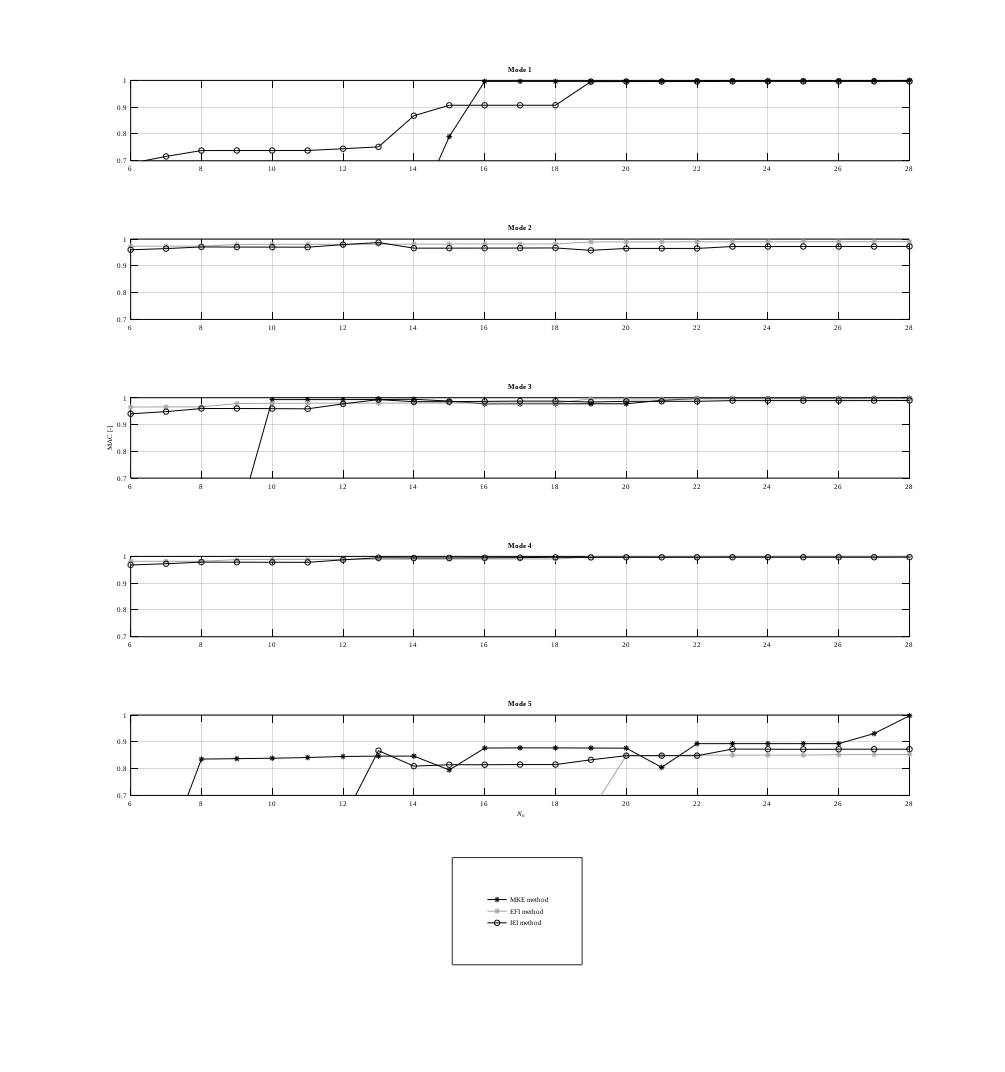
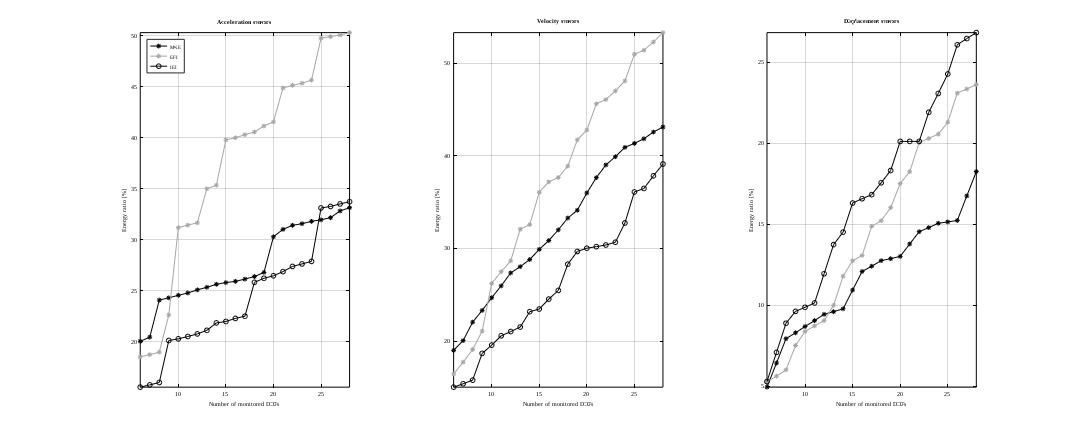
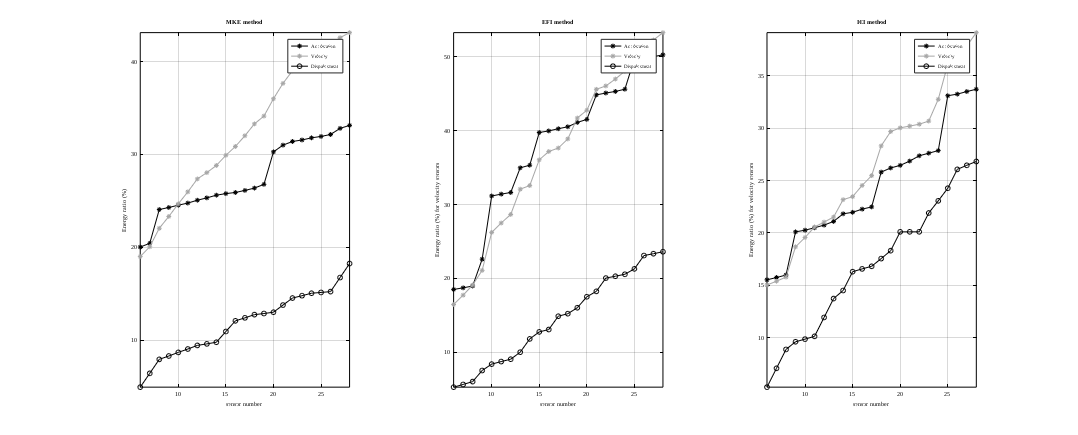

The MATLAB source for these figures, in order: (Note: this script raises an error after producing the figures.)
%% PLOTS THE PARETOFRONT FOR DIFFERENT OSP METRICS
% Implemented for dispersion metric (accel, vel and disp), MAC and IEI
% metric

%%%%%%%%%%%%%%%%%%%%%%%%%%%%%
%
% Author: C. Leyder
% Last Update: 10.12.2018
% ETH Zurich
% Copyright 2018 C. Leyder

clearvars
close all
clc
grey=[0.65 0.65 0.65];
Fontsize=7;
Width_fig=15;
Height_fig=16;
blueETH=[0.122 0.251 0.478];
Linewidth=1.0;
% Default options for plotting
set(0,'defaulttextinterpreter','none');
set(0,'defaultAxesFontName', 'Times New Roman')
set(0,'defaultTextFontName', 'Times New Roman')
set(0,'defaultAxesFontSize',Fontsize);
set(0,'defaultTextFontSize',Fontsize);
set(0,{'DefaultAxesXColor','DefaultAxesYColor','DefaultAxesZColor'},{'k','k','k'})

load MetricsDispAcc Metrics %load dispersion metrics for acceleration sensors (generated with dispersion/runpadOSP.m)

MetricsN=Metrics;

load MetricsDispVel Metrics  %load dispersion metrics for velocity sensors(generated with dispersion/runpadOSP.m)

MetricsN.DispVel=Metrics.DispVel;

load MetricsDispDisp Metrics %load dispersion metrics for displacement sensors (generated with dispersion/runpadOSP.m)

MetricsN.Dispdisp=Metrics.DispDisp;


load MetricsMAC Metrics     %load MAC metrics (generated with Run_MAC_calculator.m)

MetricsN.MAC=Metrics.MAC;

load IEI_Metric IEI_EFI IEI_IEI IEI_MKE IEI_rand     %load IEI metrics (generated with Comparison_OSP.m and IEI_Metric_Random.m)

MetricsN.IEI.MKE=IEI_MKE;
MetricsN.IEI.EFI=IEI_EFI;
MetricsN.IEI.IEI=IEI_IEI;
MetricsN.IEI.random=IEI_rand;

[~,nsamples]=size(IEI_rand); %number of random samples
nsmax=length(IEI_MKE);
nsmin=find(IEI_MKE>0,1);

sensorRange=nsmin:nsmax;

%% Plot MAC-values for the different modes

figure('DefaultAxesPosition', [0.05, 0.1, 0.9, 0.8])
subplot(6,1,1)
hl1=plot(nsmin:nsmax,MetricsN.MAC.MKE(nsmin:nsmax,1),'k-*');
hold on; grid on;
plot(nsmin:nsmax,MetricsN.MAC.EFI(nsmin:nsmax,1),'-*','Color',grey)
plot(nsmin:nsmax,MetricsN.MAC.IEI(nsmin:nsmax,1),'k-o')
xticks(6:2:28)
xlim([6,28])
ylim([0.7 1.0])
yticks([0.7 0.8 0.9 1.0])
title('Mode 1')
subplot(6,1,2)
plot(nsmin:nsmax,MetricsN.MAC.MKE(nsmin:nsmax,2),'k-*')
hold on; grid on;
hl2=plot(nsmin:nsmax,MetricsN.MAC.EFI(nsmin:nsmax,2),'-*','Color',grey);
plot(nsmin:nsmax,MetricsN.MAC.IEI(nsmin:nsmax,2),'k-o')
title('Mode 2')
xticks(6:2:28)
xlim([6,28])
ylim([0.7 1.0])
yticks([0.7 0.8 0.9 1.0])
subplot(6,1,3)
plot(nsmin:nsmax,MetricsN.MAC.MKE(nsmin:nsmax,3),'k-*')
hold on; grid on;
plot(nsmin:nsmax,MetricsN.MAC.EFI(nsmin:nsmax,3),'-*','Color',grey)
hl3=plot(nsmin:nsmax,MetricsN.MAC.IEI(nsmin:nsmax,3),'k-o');
title('Mode 3')
xticks(6:2:28)
xlim([6,28])
ylim([0.7 1.0])
yticks([0.7 0.8 0.9 1.0])
ylabel('MAC [-]','FontSize',Fontsize);
subplot(6,1,4)
plot(nsmin:nsmax,MetricsN.MAC.MKE(nsmin:nsmax,4),'k-*')
hold on; grid on;
plot(nsmin:nsmax,MetricsN.MAC.EFI(nsmin:nsmax,4),'-*','Color',grey)
plot(nsmin:nsmax,MetricsN.MAC.IEI(nsmin:nsmax,4),'k-o')
title('Mode 4')
xticks(6:2:28)
xlim([6,28])
ylim([0.7 1.0])
yticks([0.7 0.8 0.9 1.0])
subplot(6,1,5)
plot(nsmin:nsmax,MetricsN.MAC.MKE(nsmin:nsmax,5),'k-*');
hold on; grid on;
plot(nsmin:nsmax,MetricsN.MAC.EFI(nsmin:nsmax,5),'-*','Color',grey);
plot(nsmin:nsmax,MetricsN.MAC.IEI(nsmin:nsmax,5),'k-o');
title('Mode 5')
xticks(6:2:28)
xlim([6,28])
ylim([0.7 1.0])
yticks([0.7 0.8 0.9 1.0])
xlabel('\it N_{\rmo}','Fontsize',Fontsize,'Interpreter','tex')
subplot(6,1,6)
axis off
h_legend=legend([hl1,hl2,hl3],'MKE method','EFI method','IEI method');
set(h_legend,'FontSize',Fontsize,'Position',[0.45,0.1,0.1,0.1]);
set(gcf,'papersize',[Width_fig,Height_fig]) % Desired outer dimensions
set(gcf,'paperposition',[0,0.05,Width_fig,Height_fig]) % Place plot on 
% print -painters -dpdf -r600 'MACMetric.pdf'

%% Plot dispersion values, differentiate between acceleration, velocity and displacement sensors
Width_fig=18.6;
Height_fig=7.5;



figure
subplot(1,3,1)
plot(sensorRange,MetricsN.DispAcc.MKE(sensorRange),'k*-') 
axis tight;
hold on; grid on;
plot(sensorRange,MetricsN.DispAcc.EFI(sensorRange),'*-','Color',grey)
plot(sensorRange,MetricsN.DispAcc.IEI(sensorRange),'ko-')
xlabel('Number of monitored DOFs')
ylabel('Energy ratio [%]')
title('Acceleration sensors')
legend('MKE','EFI','IEI','Location','NorthWest')
subplot(1,3,2)
plot(sensorRange,MetricsN.DispVel.MKE(sensorRange),'k*-') 
axis tight;
hold on; grid on;
plot(sensorRange,MetricsN.DispVel.EFI(sensorRange),'*-','Color',grey)
plot(sensorRange,MetricsN.DispVel.IEI(sensorRange),'ko-')
xlabel('Number of monitored DOFs')
ylabel('Energy ratio [%]')
title('Velocity sensors')
% legend('MKE','EFI','IEI')
subplot(1,3,3)
plot(sensorRange,MetricsN.Dispdisp.MKE(sensorRange),'k*-') 
axis tight;
hold on; grid on;
plot(sensorRange,MetricsN.Dispdisp.EFI(sensorRange),'*-','Color',grey)
plot(sensorRange,MetricsN.Dispdisp.IEI(sensorRange),'ko-')
xlabel('Number of monitored DOFs')
ylabel('Energy ratio [%]')
title('Displacement sensors')
% legend('MKE','EFI','IEI')
set(gcf,'papersize',[Width_fig,Height_fig]) % Desired outer dimensions
set(gcf,'paperposition',[0,0.05,Width_fig,Height_fig]) % Place plot on 
% print -painters -dtiff -r600 'DispMetric_Methods.tiff'


figure
subplot(1,3,1)
plot(sensorRange,MetricsN.DispAcc.MKE(sensorRange),'k*-') 
axis tight;
hold on; grid on;
plot(sensorRange,MetricsN.DispVel.MKE(sensorRange),'*-','Color',grey)
plot(sensorRange,MetricsN.Dispdisp.MKE(sensorRange),'ko-')
xlabel('sensor number')
ylabel('Energy ratio (%)')
legend('Acceleration','Velocity','Dispalcement')
title('MKE method')
subplot(1,3,2)
plot(sensorRange,MetricsN.DispAcc.EFI(sensorRange),'k*-') 
axis tight;
hold on; grid on;
plot(sensorRange,MetricsN.DispVel.EFI(sensorRange),'*-','Color',grey)
plot(sensorRange,MetricsN.Dispdisp.EFI(sensorRange),'ko-')
xlabel('sensor number')
ylabel('Energy ratio (%) for velocity sensors')
legend('Acceleration','Velocity','Dispalcement')
title('EFI method')
subplot(1,3,3)
plot(sensorRange,MetricsN.DispAcc.IEI(sensorRange),'k*-') 
axis tight;
hold on; grid on;
plot(sensorRange,MetricsN.DispVel.IEI(sensorRange),'*-','Color',grey)
plot(sensorRange,MetricsN.Dispdisp.IEI(sensorRange),'ko-')
xlabel('sensor number')
ylabel('Energy ratio (%) for velocity sensors')
legend('Acceleration','Velocity','Dispalcement')
title('IEI method')
set(gcf,'papersize',[Width_fig,Height_fig]) % Desired outer dimensions
set(gcf,'paperposition',[0,0.05,Width_fig,Height_fig]) % Place plot on 
% print -painters -dtiff -r600 'Disp_AVD_Metric.tiff'


%% Plot Pareto plots between MAC and dispersion metrics

Width_fig=15;
Height_fig=6;


%build the rms value for the MAC (combine all modes into 1 value)
for i=nsmin:nsmax
MetricsN.MACRMS.MKE(i,1)=rms(MetricsN.MAC.MKE(i,:));
MetricsN.MACRMS.EFI(i,1)=rms(MetricsN.MAC.EFI(i,:));
MetricsN.MACRMS.IEI(i,1)=rms(MetricsN.MAC.IEI(i,:));
    for j=1:1:nsamples
       MetricsN.MACRMS.rand(i,j)=rms(MetricsN.MAC.random(i,j,:));
    end
end

nsl=nsmin;
nsu=nsmax;


%1. Acceleration Sensors (dispersion vs. MAC metric)
XAcc=-[MetricsN.MACRMS.MKE(nsl:nsu),MetricsN.DispAcc.MKE(nsl:nsu)';
      MetricsN.MACRMS.EFI(nsl:nsu),MetricsN.DispAcc.EFI(nsl:nsu)';
      MetricsN.MACRMS.IEI(nsl:nsu),MetricsN.DispAcc.IEI(nsl:nsu)'];
  for i=nsl:1:nsu
        XAcc(end+1:end+nsamples,:)=-[MetricsN.MACRMS.rand(i,:)',MetricsN.DispAcc.rand(i,:)']; 
  end

front = paretofront(XAcc);

figure();
plot(MetricsN.MACRMS.rand(nsl:nsu,:),MetricsN.DispAcc.rand(nsl:nsu,:),'.','Color',grey);
hold on; grid on;
plot(MetricsN.MACRMS.MKE(nsl:nsu),MetricsN.DispAcc.MKE(nsl:nsu),'k*');
plot(MetricsN.MACRMS.EFI(nsl:nsu),MetricsN.DispAcc.EFI(nsl:nsu),'ks');
plot(MetricsN.MACRMS.IEI(nsl:nsu),MetricsN.DispAcc.IEI(nsl:nsu),'ko');
plot(-XAcc(front,1),-XAcc(front,2),'r.','MarkerSize',15);
ylabel('Energy ratio [%]')
xlabel('MAC value [-]')
title('Acceleration sensors')
set(gcf,'papersize',[Width_fig,Height_fig]) % Desired outer dimensions
set(gcf,'paperposition',[0,0.05,Width_fig,Height_fig]) % Place plot on 
% print -painters -dtiff -r600 'Pareto_Acc.tiff'




%2. Velocity sensors
XVel=-[MetricsN.MACRMS.MKE(nsl:nsu),MetricsN.DispVel.MKE(nsl:nsu)';
      MetricsN.MACRMS.EFI(nsl:nsu),MetricsN.DispVel.EFI(nsl:nsu)';
      MetricsN.MACRMS.IEI(nsl:nsu),MetricsN.DispVel.IEI(nsl:nsu)'];
  for i=nsl:nsu
        XVel(end+1:end+nsamples,:)=-[MetricsN.MACRMS.rand(i,:)',MetricsN.DispVel.rand(i,:)']; 
  end

front = paretofront(XVel);

figure();
plot(MetricsN.MACRMS.rand(nsl:nsu,:),MetricsN.DispVel.rand(nsl:nsu,:),'.','Color',grey)
hold on; grid on;
plot(MetricsN.MACRMS.MKE(nsl:nsu),MetricsN.DispVel.MKE(nsl:nsu),'k*')
plot(MetricsN.MACRMS.EFI(nsl:nsu),MetricsN.DispVel.EFI(nsl:nsu),'ks')
plot(MetricsN.MACRMS.IEI(nsl:nsu),MetricsN.DispVel.IEI(nsl:nsu),'ko')
plot(-XVel(front,1),-XVel(front,2),'r.','MarkerSize',15)
ylabel('Energy ratio [%]')
xlabel('MAC value [-]')
title('Velocity sensors')
set(gcf,'papersize',[Width_fig,Height_fig]) % Desired outer dimensions
set(gcf,'paperposition',[0,0.05,Width_fig,Height_fig]) % Place plot on 
% print -painters -dtiff -r600 'Pareto_Vel.tiff'



%3. Displacement sensors

XDisp=-[MetricsN.MACRMS.MKE(nsl:nsu),MetricsN.Dispdisp.MKE(nsl:nsu)';
      MetricsN.MACRMS.EFI(nsl:nsu),MetricsN.Dispdisp.EFI(nsl:nsu)';
      MetricsN.MACRMS.IEI(nsl:nsu),MetricsN.Dispdisp.IEI(nsl:nsu)'];
  for i=nsl:nsu
        XDisp(end+1:end+nsamples,:)=-[MetricsN.MACRMS.rand(i,:)',MetricsN.Dispdisp.rand(i,:)']; 
  end

front = paretofront(XDisp);
figure();
hline1=plot(MetricsN.MACRMS.rand(nsl:nsu,:),MetricsN.Dispdisp.rand(nsl:nsu,:),'.','Color',grey);
hold on; grid on;
hline2=plot(MetricsN.MACRMS.MKE(nsl:nsu),MetricsN.Dispdisp.MKE(nsl:nsu),'k*');
hline3=plot(MetricsN.MACRMS.EFI(nsl:nsu),MetricsN.Dispdisp.EFI(nsl:nsu),'ks');
hline4=plot(MetricsN.MACRMS.IEI(nsl:nsu),MetricsN.Dispdisp.IEI(nsl:nsu),'ko');
hline5=plot(-XDisp(front,1),-XDisp(front,2),'r.','MarkerSize',15);
ylabel('Energy ratio [%]')
xlabel('MAC value [-]')
title('Displacement sensors')
legend([hline1(1,1),hline2(1,1),hline3(1,1),hline4(1,1),hline5(1,1)],'Random configurations','MKE','EFI','IEI','Pareto front','Location','EastOutside')
set(gcf,'papersize',[Width_fig*1.6,Height_fig]) % Desired outer dimensions
set(gcf,'paperposition',[0,0.05,Width_fig*1.6,Height_fig]) % Place plot on 
% print -painters -dtiff -r600 'Pareto_Disp.tiff'



%% Plot Pareto plots between MAC and IEI metric

clear front
XNEW=-[MetricsN.MACRMS.MKE(nsl:nsu),-MetricsN.IEI.MKE(nsl:nsu)';
      MetricsN.MACRMS.EFI(nsl:nsu),-MetricsN.IEI.EFI(nsl:nsu)';
      MetricsN.MACRMS.IEI(nsl:nsu),-MetricsN.IEI.IEI(nsl:nsu)'];
  for i=nsl:1:nsu
        XNEW(end+1:end+nsamples,:)=-[MetricsN.MACRMS.rand(i,:)',-MetricsN.IEI.random(i,:)']; 
  end

front = paretofront(XNEW);

[parplot1,indsort]=sort(-XNEW(front,1));
parplot2=XNEW(front,2);
parplot2=parplot2(indsort);


%Full Pareto Plot
figure();
hline1=semilogy(MetricsN.MACRMS.rand(nsl:nsu,:),MetricsN.IEI.random(nsl:nsu,:),'.','Color',grey);
hold on; grid on;
hline2=semilogy(MetricsN.MACRMS.MKE(nsl:nsu),MetricsN.IEI.MKE(nsl:nsu),'*','Color',[0.4,0.4,0.4]);
hline3=semilogy(MetricsN.MACRMS.EFI(nsl:nsu),MetricsN.IEI.EFI(nsl:nsu),'s','Color',[0.4,0.4,0.4]);
hline4=semilogy(MetricsN.MACRMS.IEI(nsl:nsu),MetricsN.IEI.IEI(nsl:nsu),'o','Color',[0.4,0.4,0.4]);
hline5=semilogy(parplot1,parplot2,'r-','LineWidth',1.5);
legend([hline1(1,1),hline2(1,1),hline3(1,1),hline4(1,1),hline5(1,1)],'Random configurations','MKE','EFI','IEI','Pareto front','Location','EastOutside')
% ylim([-1 10])
ylabel('IEI [-]','Fontsize',Fontsize)
xlabel('RMS(MAC)[-]','Fontsize',Fontsize)
% title('Pareto front','Fontsize',Fontsize)
set(gca,'FontSize',Fontsize);
set(gcf,'papersize',[Width_fig,Height_fig]) % Desired outer dimensions
set(gcf,'paperposition',[0,0.05,Width_fig,Height_fig]) % Place plot on 
% print -painters -dpdf -r600 'OSP_Pareto_full.pdf'


%Zoom-in on the pareto front
figure();
hline1=semilogy(MetricsN.MACRMS.rand(nsl:nsu,:),MetricsN.IEI.random(nsl:nsu,:),'.','Color',grey);
hold on; grid on;
hline2=semilogy(MetricsN.MACRMS.MKE(nsl:nsu),MetricsN.IEI.MKE(nsl:nsu),'*','Color',[0.4,0.4,0.4]);
hline3=semilogy(MetricsN.MACRMS.EFI(nsl:nsu),MetricsN.IEI.EFI(nsl:nsu),'s','Color',[0.4,0.4,0.4]);
hline4=semilogy(MetricsN.MACRMS.IEI(nsl:nsu),MetricsN.IEI.IEI(nsl:nsu),'o','Color',[0.4,0.4,0.4]);
hline5=semilogy(parplot1,parplot2,'r-','LineWidth',0.8);
legend([hline1(1,1),hline2(1,1),hline3(1,1),hline4(1,1),hline5(1,1)],'Random configurations','MKE','EFI','IEI','Pareto front','Location','EastOutside')
ylim([0 10])
ylabel('IEI [-]','Fontsize',Fontsize)
xlabel('RMS(MAC)[-]','Fontsize',Fontsize)
% title('Pareto front','Fontsize',Fontsize)
set(gca,'FontSize',Fontsize);
set(gcf,'papersize',[Width_fig,Height_fig]) % Desired outer dimensions
set(gcf,'paperposition',[0,0.05,Width_fig,Height_fig]) % Place plot on 
% print -painters -dpdf -r600 'OSP_Pareto_zoom.pdf'

%Addition of the implemented configuration (22 DOFs)
figure();
hline1=semilogy(MetricsN.MACRMS.rand(22,:),MetricsN.IEI.random(22,:),'.','Color',grey);
hold on; grid on;
hline2=semilogy(MetricsN.MACRMS.MKE(22),MetricsN.IEI.MKE(22),'*','Color',[0.4,0.4,0.4]);
hline3=semilogy(MetricsN.MACRMS.EFI(22),MetricsN.IEI.EFI(22),'s','Color',[0.4,0.4,0.4]);
hline4=semilogy(MetricsN.MACRMS.IEI(22),MetricsN.IEI.IEI(22),'o','Color',[0.4,0.4,0.4]);
hline5=semilogy(0.996006454105658,2.92309640857134,'k.','MarkerSize',15);
% hline5=semilogy(-XNEW(front,1),XNEW(front,2),'r.','MarkerSize',15);
legend([hline1(1,1),hline2(1,1),hline3(1,1),hline4(1,1),hline5(1,1)],'Random configurations','MKE','EFI','IEI','Implemented configuration','Location','EastOutside')
ylabel('IEI [-]','Fontsize',Fontsize)
ylim([10^0 10^8])
xlim([0.3 1.0])
xlabel('RMS(MAC)[-]','Fontsize',Fontsize)
title('\it N_{\rmo}\rm{=22}','Fontsize',Fontsize,'Interpreter','tex')
set(gca,'FontSize',Fontsize);
set(gcf,'papersize',[Width_fig,Height_fig]) % Desired outer dimensions
set(gcf,'paperposition',[0,0.05,Width_fig,Height_fig]) % Place plot on 
% print -painters -dpdf -r600 'OSP_Config_22.pdf'


%Addition of the implemented configuration (14 DOFs)
figure();
hline1=semilogy(MetricsN.MACRMS.rand(14,:),MetricsN.IEI.random(14,:),'.','Color',grey);
hold on; grid on;
hline2=semilogy(MetricsN.MACRMS.MKE(14),MetricsN.IEI.MKE(14),'*','Color',[0.4,0.4,0.4]);
hline3=semilogy(MetricsN.MACRMS.EFI(14),MetricsN.IEI.EFI(14),'s','Color',[0.4,0.4,0.4]);
hline4=semilogy(MetricsN.MACRMS.IEI(14),MetricsN.IEI.IEI(14),'o','Color',[0.4,0.4,0.4]);
hline5=semilogy(0.996006454105658,3.03032474027788,'k.','MarkerSize',15);
% hline5=semilogy(-XNEW(front,1),XNEW(front,2),'r.','MarkerSize',15);
legend([hline1(1,1),hline2(1,1),hline3(1,1),hline4(1,1),hline5(1,1)],'Random configurations','MKE','EFI','IEI','Implemented configuration','Location','EastOutside')
ylabel('IEI [-]','Fontsize',Fontsize)
ylim([10^0 10^8])
xlim([0.3 1.0])
xlabel('RMS(MAC)[-]','Fontsize',Fontsize)
title('\it N_{\rmo}\rm{=14}','Fontsize',Fontsize,'Interpreter','tex')
set(gca,'FontSize',Fontsize);
set(gcf,'papersize',[Width_fig,Height_fig]) % Desired outer dimensions
set(gcf,'paperposition',[0,0.05,Width_fig,Height_fig]) % Place plot on 
% print -painters -dpdf -r600 'OSP_Config_14.pdf'




